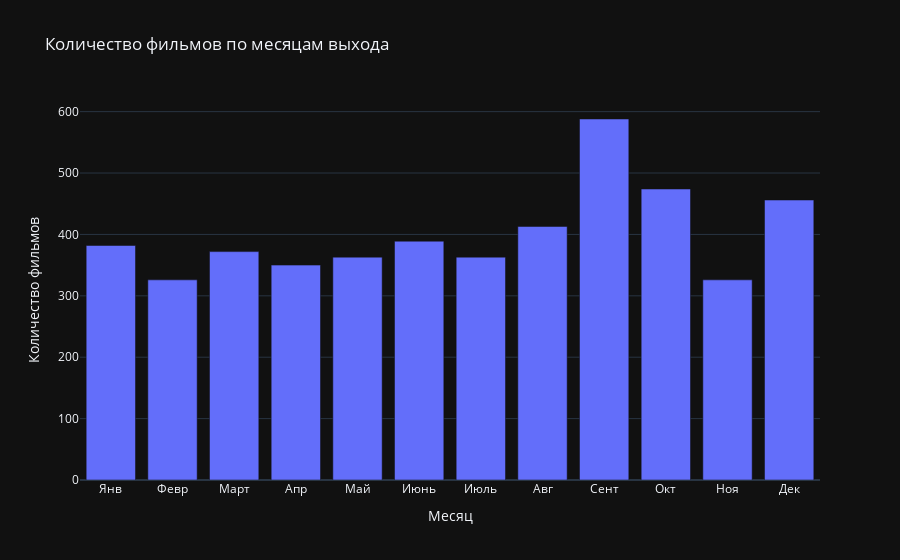

The code cell stored with this chart in its notebook:
### Code cell
px.bar(x=['Янв',
          'Февр',
          'Март',
          'Апр',
          'Май',
          'Июнь',
          'Июль',
          'Авг',
          'Сент',
          'Окт',
          'Ноя',
          'Дек'],
       y=movies_df.groupby(movies_df['release_date'].dt.month)[['title']].count().values.flatten(), labels={'x': 'Месяц', 'y': 'Количество фильмов'}, title='Количество фильмов по месяцам выхода')

### Figure 1 — Plotly figure (JSON) as saved in the notebook; plotly's stock layout.template omitted (floating-point values rounded to 4 significant figures)
{"data": [{"alignmentgroup": "True", "hovertemplate": "Месяц=%{x}<br>Количество фильмов=%{y}<extra></extra>", "legendgroup": "", "marker": {"color": "#636efa", "pattern": {"shape": ""}}, "name": "", "offsetgroup": "", "orientation": "v", "showlegend": false, "textposition": "auto", "x": ["Янв", "Февр", "Март", "Апр", "Май", "Июнь", "Июль", "Авг", "Сент", "Окт", "Ноя", "Дек"], "xaxis": "x", "y": [382, 326, 372, 350, 363, 389, 363, 413, 588, 474, 326, 456], "yaxis": "y", "type": "bar"}], "layout": {"xaxis": {"anchor": "y", "domain": [0.0, 1.0], "title": {"text": "Месяц"}}, "yaxis": {"anchor": "x", "domain": [0.0, 1.0], "title": {"text": "Количество фильмов"}}, "legend": {"tracegroupgap": 0}, "title": {"text": "Количество фильмов по месяцам выхода"}, "barmode": "relative"}}
